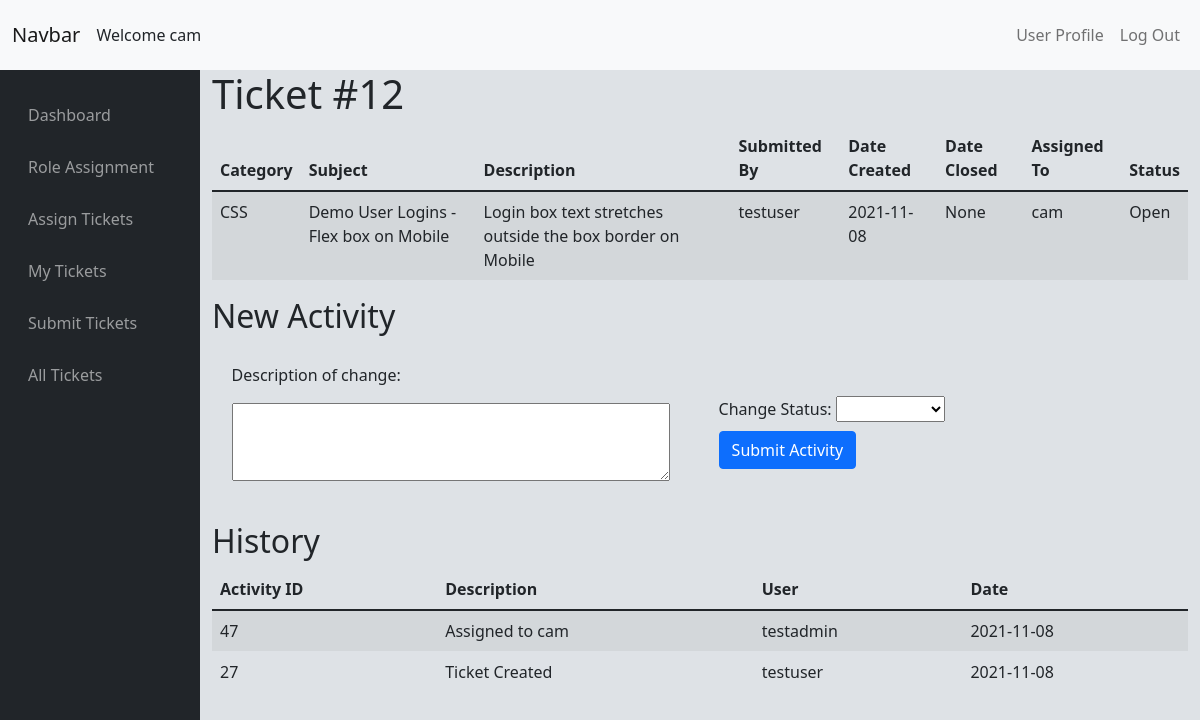
Screenshot of /issue/mytickets?id=12 (signed in) with the database file from the repository.
### tables this page shows
CREATE TABLE "Issues" (
	"issue_id"	INTEGER UNIQUE,
	"issue_category"	TEXT,
	"issue_subject"	TEXT,
	"issue_description"	BLOB,
	"submitter_id"	TEXT,
	"user_assigned_to"	TEXT,
	"date_created"	DATE,
	"issue_status"	TEXT,
	"date_closed"	DATE,
	PRIMARY KEY("issue_id" AUTOINCREMENT)
);

CREATE TABLE "Activity" (
	"activity_id"	INTEGER,
	"issue_id"	INTEGER NOT NULL,
	"activity_description"	TEXT NOT NULL,
	"user_id"	TEXT NOT NULL,
	"activity_date"	INTEGER,
	FOREIGN KEY("user_id") REFERENCES "Users"("Username"),
	PRIMARY KEY("activity_id" AUTOINCREMENT)
);

### issueTrackerViews.py (the view, shortened to what this page needs)
@issueTrack.route('/mytickets', methods=['GET', 'POST'])
@login_required
def mytickets():
    if not request.args.get('id'):
        closed_tickets = return_query("SELECT * FROM Issues WHERE user_assigned_to = ? AND issue_status = 'Closed'", (session['user_id'],))
        if check_permission('CanAssignTickets'):
            open_tickets = return_query("SELECT * FROM Issues WHERE (user_assigned_to = ? OR issue_status = 'unassigned') AND NOT issue_status = 'Closed'", (session['user_id'],))
        else:
            open_tickets = return_query("SELECT * FROM Issues WHERE user_assigned_to = ? AND NOT issue_status = 'Closed'", (session['user_id'],))
        return render_template('mytickets.html', open_tickets=open_tickets, closed_tickets=closed_tickets)
    else:
        if request.method == "GET":
            ticketData = return_query("SELECT * FROM Issues WHERE issue_id = ?", (request.args.get('id'),))
            activityData = return_query("SELECT * FROM Activity WHERE issue_id = ?", (request.args.get('id'),))
            activityData.reverse()
            statusOptions = return_query("SELECT * FROM Status")
            print(ticketData)
            if ticketData[0]['user_assigned_to'] == session["user_id"]:
                canUpdate = 1
            else:
                canUpdate = 0
            return render_template('ticketupdate.html', canUpdate=canUpdate, activityData=activityData, ticketData=ticketData[0],
                                   statusOptions=statusOptions)

### SQLhelpers.py (called while the page is built)
def SQL_connect():
    connection = sqlite3.connect(db)
    connection.row_factory = dict_factory
    return connection

def dict_factory(cursor, row):
    d = {}
    for idx, col in enumerate(cursor.description):
        d[col[0]] = row[idx]
    return d

def return_query(query, options=[]):
    connection = SQL_connect()
    cursor = connection.cursor()
    try:
        if len(options) == 0:
            result = cursor.execute(query)
        else:
            result = cursor.execute(query, options)
        result = result.fetchall()
        return result
    except Exception as err:
        print(f"Error: '{err}'")
    cursor.close()
    connection.close()

### app.py (called while the page is built)
@app.after_request
def after_request(response):
    response.headers["Cache-Control"] = "no-cache, no-store, must-revalidate"
    response.headers["Expires"] = 0
    response.headers["Pragma"] = "no-cache"
    return response

### helpers.py (called while the page is built)
def login_required(f):
    @wraps(f)
    def decorated_function(*args, **kwargs):
        if session.get("user_id") is None:
            return redirect(url_for(".login"))
        return f(*args, **kwargs)
    return decorated_function

### templates/ticketupdate.html (shortened to what this page needs)
{% extends "layout.html" %}
{% block main %}
<div>
    <div class='justify-content-center align-items-center'>
        <p class='h1' id="ticketHeading">Ticket #{{ticketData.issue_id}}</p>
    </div>
    <div>
        <table class="table table-striped table-hover">
        <thead>
            <tr>
                <th>Category</th>
                <th>Subject</th>
                <th>Description</th>
                <th>Submitted By</th>
                <th>Date Created</th>
                <th>Date Closed</th>
                <th>Assigned To</th>
                <th>Status</th>
            </tr>
        </thead>
        <tbody>
            <tr id="ticket_{{ticketData.id}}">
                <td>{{ ticketData.issue_category }}</td>
                <td>{{ ticketData.issue_subject }}</td>
                <td>{{ ticketData.issue_description }}</td>
                <td>{{ ticketData.submitter_id }}</td>
                <td>{{ ticketData.date_created }}</td>
                <td>{{ ticketData.date_closed }}</td>
                <td>{{ ticketData.user_assigned_to }}</td>
                <td>{{ ticketData.issue_status }}</td>
            </tr>
        </tbody>
        </table>
    </div>
    {% if canUpdate %}
    <div>
        <h2>New Activity</h2>
        <form class="chart-flex-container" method='post'>
            <div class="form-group">
                <p>Description of change: </p>
                <p><textarea name="description" rows="3"></textarea></p>
            </div>
            <div class="form-group">
                <div>
                Change Status: <select id="status" name="status">
                  <option value="" selected></option>
                    {% for i in statusOptions %}
                  <option value="{{i.Type}}">{{i.Type}}</option>
                    {% endfor %}
                </select>
                </div>
                <div>
                <button class="btn btn-primary" type="submit">Submit Activity</button>
                </div>
            </div>
        </form>
    </div>
    {% endif %}
    <div>
        <h2>History</h2>
            <table class="table table-striped table-hover" id='table1'>
        <thead>
            <tr>
                <th onclick="sortTable(0)">Activity ID</th>
                <th onclick='sortTable(1)'>Description</th>
                <th onclick='sortTable(2)'>User</th>
                <th onclick='sortTable(3)'>Date</th>
            </tr>
        </thead>
        <tbody>
            {% for i in activityData %}
            <tr id="ticket_{{i.id}}">
                <td>{{ i.activity_id }}</td>
                <td>{{ i.activity_description }}</td>
                <td>{{ i.user_id }}</td>
                <td>{{ i.activity_date }}</td>
            </tr>
            {% endfor %}
        </tbody>
    </table>
    </div>
</div>
{% endblock %}

### templates/layout.html (shortened to what this page needs)
<!DOCTYPE html>
<html lang="en">
<head>
  <link href="https://cdn.jsdelivr.net/npm/bootstrap@5.1.3/dist/css/bootstrap.min.css" rel="stylesheet"
>
  <link rel="stylesheet" href="{{ url_for('.static', filename='styles.css') }}">
</head>
<body>
  <nav class="navbar navbar-expand-lg navbar-light bg-light" id="navbar-header">
    <div class="container-fluid">
      <a class="navbar-brand" href="#">Navbar</a>
      {% if session.user_id %}
      <div>
        Welcome {{ session.user_id }}
      </div>
      {% endif %}
      <div class="collapse navbar-collapse justify-content-end" id="navbarSupportedContent">
        {% if session.user_id %}
        <ul class="navbar-nav mb-2 mb-lg-0">
          <li class="nav-item"><a class="nav-link" href="./profile">User Profile</a></li>
          <li class="nav-item"><a class="nav-link" href="./logout">Log Out</a></li>
        </ul>
        {% else %}
        <ul class="navbar-nav mb-2 mb-lg-0">
          <li class="nav-item"><a class="nav-link" href="./">Login</a></li>
          <li class="nav-item"><a class="nav-link" href="./register">Register</a></li>
        </ul>
        {% endif %}
      </div>
    </div>
  </nav>
  <div class="container-fluid">
    <div class="row" id="main-and-sidenav-container">
      {% if session.user_id %}
      <nav class="navbar col-2 navbar-dark bg-dark align-items-start justify-content-start" id="navbar-side">
        <div class="navbar-nav d-flex flex-column align-items-top align-items-sm-start px-3 pt-2">
          <ul class="nav flex-column mb-sm-auto mb-0 align-items-center align-items-sm-start" id="menu">
            <li class="nav-item">
              <a href="./dashboard" class="nav-link">
                 <span>Dashboard</span>
              </a>
            </li>
            <li class="nav-item">
              <a href="./roles" class="nav-link">
                 <span>Role Assignment</span>
              </a>
            </li>
            <li class="nav-item">
              <a href="./assigntickets" class="nav-link">
                 <span>Assign Tickets</span>
              </a>
            </li>
            <li class="nav-item">
              <a href="./mytickets" class="nav-link">
                 <span>My Tickets</span>
              </a>
            </li>
            <li class="nav-item">
              <a href="./submitticket" class="nav-link">
                 <span>Submit Tickets</span>
              </a>
            </li>
            <li class="nav-item">
              <a href="./alltickets" class="nav-link">
                 <span>All Tickets</span>
              </a>
            </li>
          </ul>
        </div>
      </nav>
      {% endif %}
      <div class="col-10 justify-center" id="main-content-box">
        {% block main %}{% endblock %}
      </div>
    </div>
  </div>
</body>
</html>

### static/styles.css (style rules this page uses)
:root { --topNavHeight: 70px }
form div { margin: 2%; }
.form-group { flex-grow:1; }
.chart-flex-container { display: flex; flex-direction: row; flex-wrap: wrap; align-items: center; justify-content: center; flex: 1; height: 100%; flex-grow:1; }
#main-and-sidenav-container { min-height:calc(100vh - var(--topNavHeight)); justify-content:center; background-color: #dee2e6; flex-grow: 1; height: }
#navbar-header { height:10vh; max-height:var(--topNavHeight); }
#navbar-side { max-width:200px; align-left; }
#main-content-box { flex-grow: 1; }
textarea { width:100%; }

### rows the page displays
Issues: user_id "cam", issue_id "12", issue_category "CSS", issue_subject "Demo User Logins - Flex box on Mobile", issue_description "Login box text stretches outside the box border on Mobile", submitter_id "testuser", date_created "2021-11-08", user_assigned_to "cam", issue_status "Open"
Activity: activity_id "47", activity_description "Assigned to cam", user_id "testadmin", activity_date "2021-11-08"
Activity: activity_id "27", activity_description "Ticket Created", user_id "testuser", activity_date "2021-11-08"

### other values shown
{{ ticketData.date_closed }} "None"
